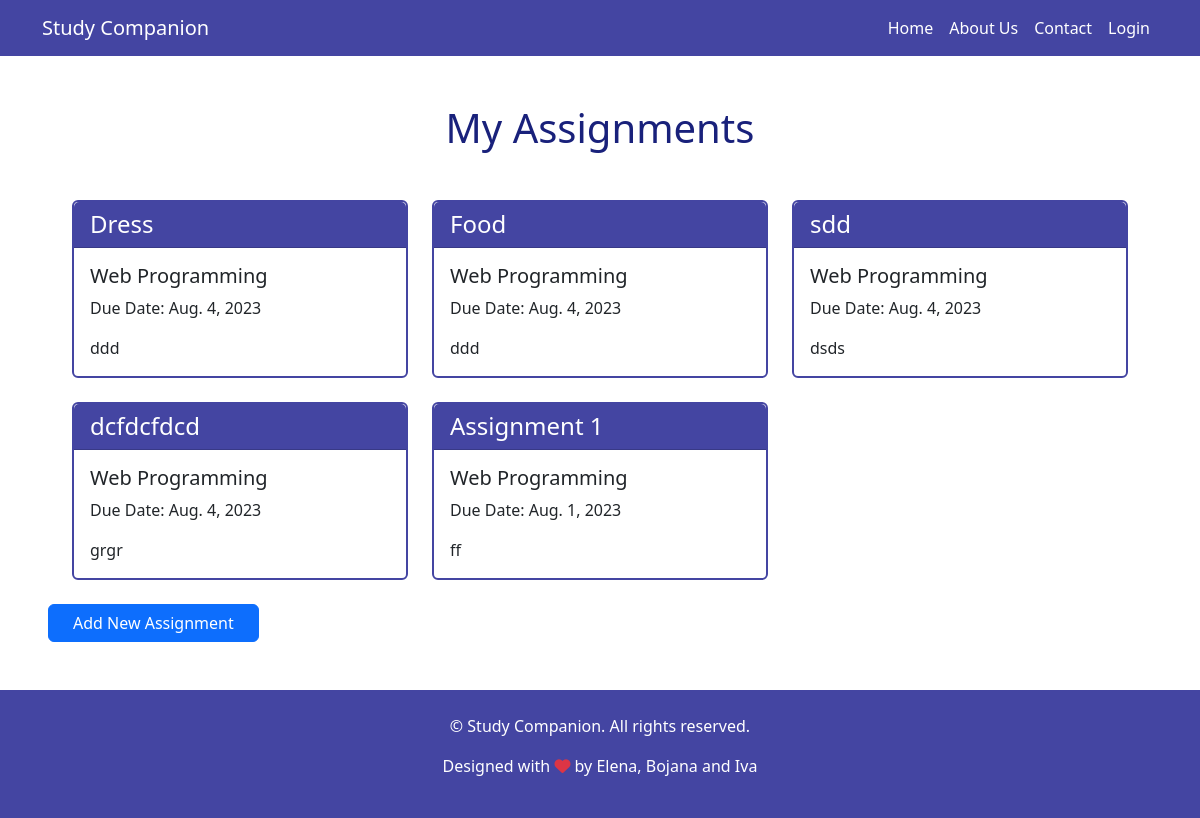
/assignments/, run on the app's committed database.
### app/models.py (models this page shows, shortened)
class Assignment(models.Model):
    PROGRESS_CHOICES = [(i, str(i)) for i in range(11)]
    name = models.CharField(max_length=200)
    course = models.ForeignKey(Course, on_delete=models.CASCADE)
    user = models.ForeignKey(CustomUser, on_delete=models.CASCADE)
    description = models.TextField()
    progress = models.IntegerField(choices=PROGRESS_CHOICES, default=0)
    due_date = models.DateField(default=datetime.now() + timedelta(days=7))

class Course(models.Model):
    name = models.CharField(max_length=100)
    def __str__(self):
        return f"{self.name}"

### app/views.py (the view)
# urls.py: path('assignments/', views.assignments_all, name='assignments'),
def assignments_all(request):
    queryset = Assignment.objects.all()
    context = {"assignments": queryset}
    return render(request, "assignments.html", context=context)

### templates/assignments.html
{% extends "base.html" %}
{% block content %}
    <div class="text-center my-5">
        <h1 class="primary-text"> My Assignments </h1>
    </div>
    <div class="mx-5 px-4">
        <div class="row">
            {% for assignment in assignments %}
                <div class="col-md-4 mb-4">
                    <div class="card navcolor-border">
                        <h4 class="card-header navcolor text-white">{{ assignment.name }}</h4>
                        <div class="card-body">
                            <h5 class="card-title">{{ assignment.course }}</h5>
                            <p class="card-text">Due Date: {{ assignment.due_date }}</p>
                            <p class="card-text">{{ assignment.description }}</p>
                        </div>
                    </div>
                </div>
            {% endfor %}
        </div>
    </div>
    <a href="{% url 'add_assignment_task' %}" class="btn btn-primary mx-5 px-4">Add New Assignment</a>
{% endblock %}

### templates/base.html (style rules this page uses)
.navcolor { background-color: #4445a2; }
.navcolor-border { border: 2px solid #4445a2; }
.primary-text { color: #19217BFF; }

### data on the page
Assignment: name "Dress", course "Web Programming", due_date "Aug. 4, 2023", description "ddd"
Assignment: name "Food", course "Web Programming", due_date "Aug. 4, 2023", description "ddd"
Assignment: name "sdd", course "Web Programming", due_date "Aug. 4, 2023", description "dsds"
Assignment: name "dcfdcfdcd", course "Web Programming", due_date "Aug. 4, 2023", description "grgr"
Assignment: name "Assignment 1", course "Web Programming", due_date "Aug. 1, 2023", description "ff"
